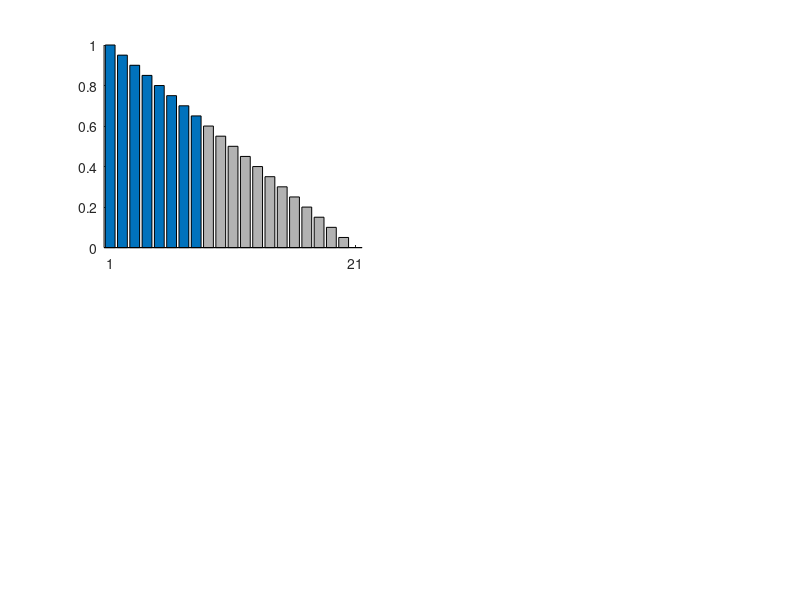

Recreate this plot in MATLAB. (Note: this script raises an error after producing the figure.)
function f=BNMxShematics
eps=.05;
tols=fliplr(0:eps:1);
lx=length(tols);
xvec=(1:lx);

fs=12;
lw=2;
ms=10;
%{
figure
bar(xvec,tols)
axis([.5,xvec(end)+.5,0,1])
set(gca,'XTick',[xvec(1),xvec(end)],'xticklabels',{'0','1'})
set(gca,'YTick',[0,1],'yticklabels',{'0','a'})
grid on
grid minor
box on
xlabel('X','fontsize',15); ylabel('R_X(X)')%,'rot',0)
set(gca,'fontsize',fs)
%legend([h1,h2],'X_1','X_2','location','northeastoutside')
%}
%
thismany=round(.4*lx);
x1=randsample(lx,thismany);
bar1=tols; bar1(x1)=0;
bar2=tols-bar1;

figure
subplot(2,2,1)
hold on
bar(xvec(1:thismany),tols(1:thismany))
bar(xvec(thismany+1:end),tols(thismany+1:end),'facecolor',.7*[1,1,1])
hold off
axis([.5,xvec(end)+.5,0,1])
set(gca,'XTick',[xvec(1),xvec(end)],'xticklabels',{'0','1'})
set(gca,'YTick',[0,1],'yticklabels',{'0','a'})
grid on
grid minor
box on
xlabel('X_1','fontsize',15); ylabel('R_X(X_1)')%,'rot',0)
set(gca,'fontsize',fs)
title('Nbhd 1')
%legend([h1,h2],'X_1','X_2','location','northeastoutside')

subplot(2,2,2)
hold on
bar(xvec(1:lx-thismany+1),tols(1:lx-thismany+1))
bar(xvec(lx-thismany+1:end),tols(lx-thismany+1:end),'facecolor',.7*[1,1,1])
hold off
axis([.5,xvec(end)+.5,0,1])
set(gca,'XTick',[xvec(1),xvec(end)],'xticklabels',{'0','1'})
set(gca,'YTick',[0,1],'yticklabels',{'0','a'})
grid on
grid minor
box on
xlabel('X_2','fontsize',15); ylabel('R_X(X_2)')%,'rot',0)
set(gca,'fontsize',fs)
title('Nbhd 2')

subplot(2,2,3)
hold on
bar(xvec,bar2)
bar(xvec,bar1,'facecolor',.7*[1,1,1])
hold off
axis([.5,xvec(end)+.5,0,1])
set(gca,'XTick',[xvec(1),xvec(end)],'xticklabels',{'0','1'})
set(gca,'YTick',[0,1],'yticklabels',{'0','a'})
grid on
grid minor
box on
xlabel('X_1','fontsize',15); ylabel('R_X(X_1)')%,'rot',0)
set(gca,'fontsize',fs)

subplot(2,2,4)
hold on
bar(xvec,bar1)
bar(xvec,bar2,'facecolor',.7*[1,1,1])
hold off
axis([.5,xvec(end)+.5,0,1])
set(gca,'XTick',[xvec(1),xvec(end)],'xticklabels',{'0','1'})
set(gca,'YTick',[0,1],'yticklabels',{'0','a'})
grid on
grid minor
box on
xlabel('X_2','fontsize',15); ylabel('R_X(X_2)')%,'rot',0)
set(gca,'fontsize',fs)
%}